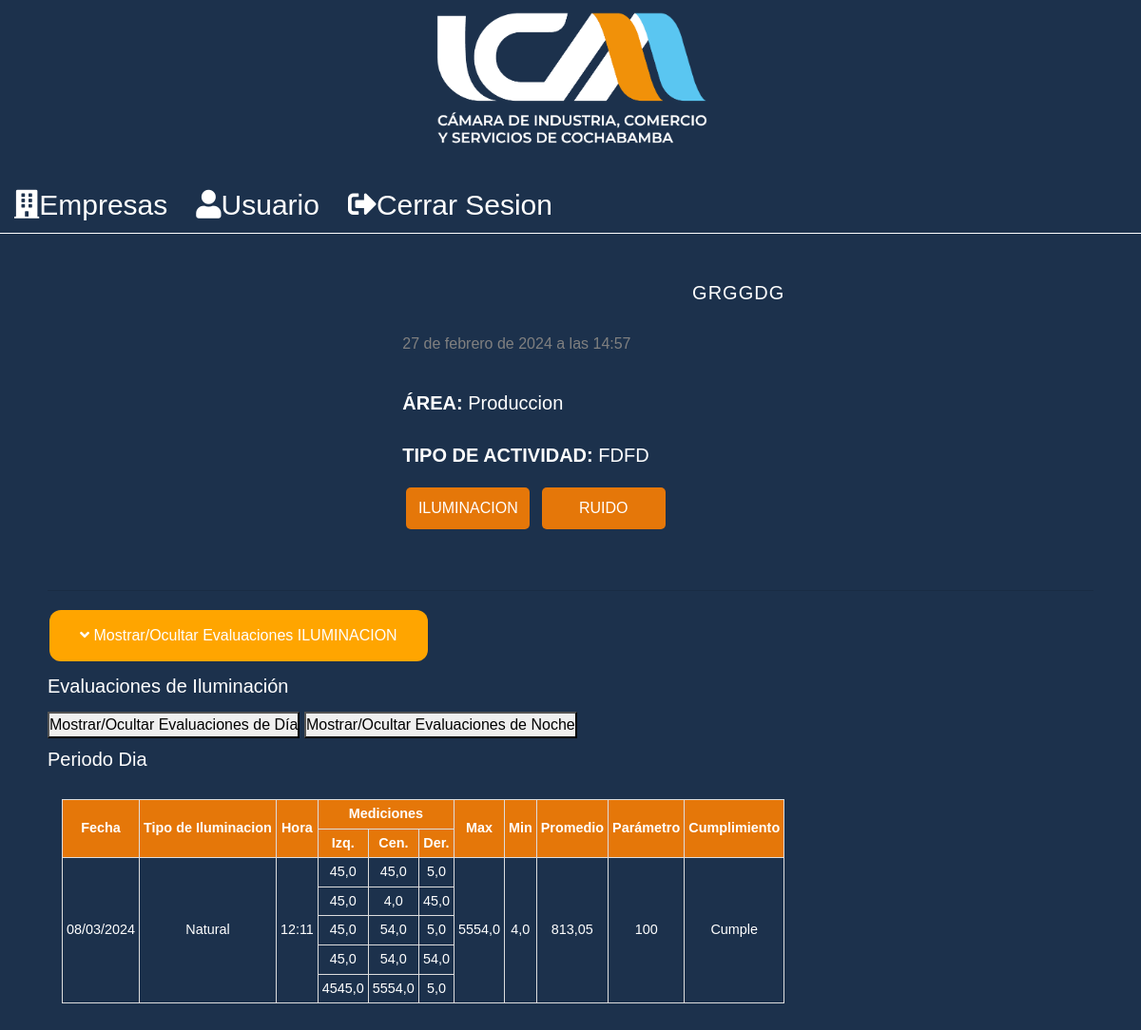
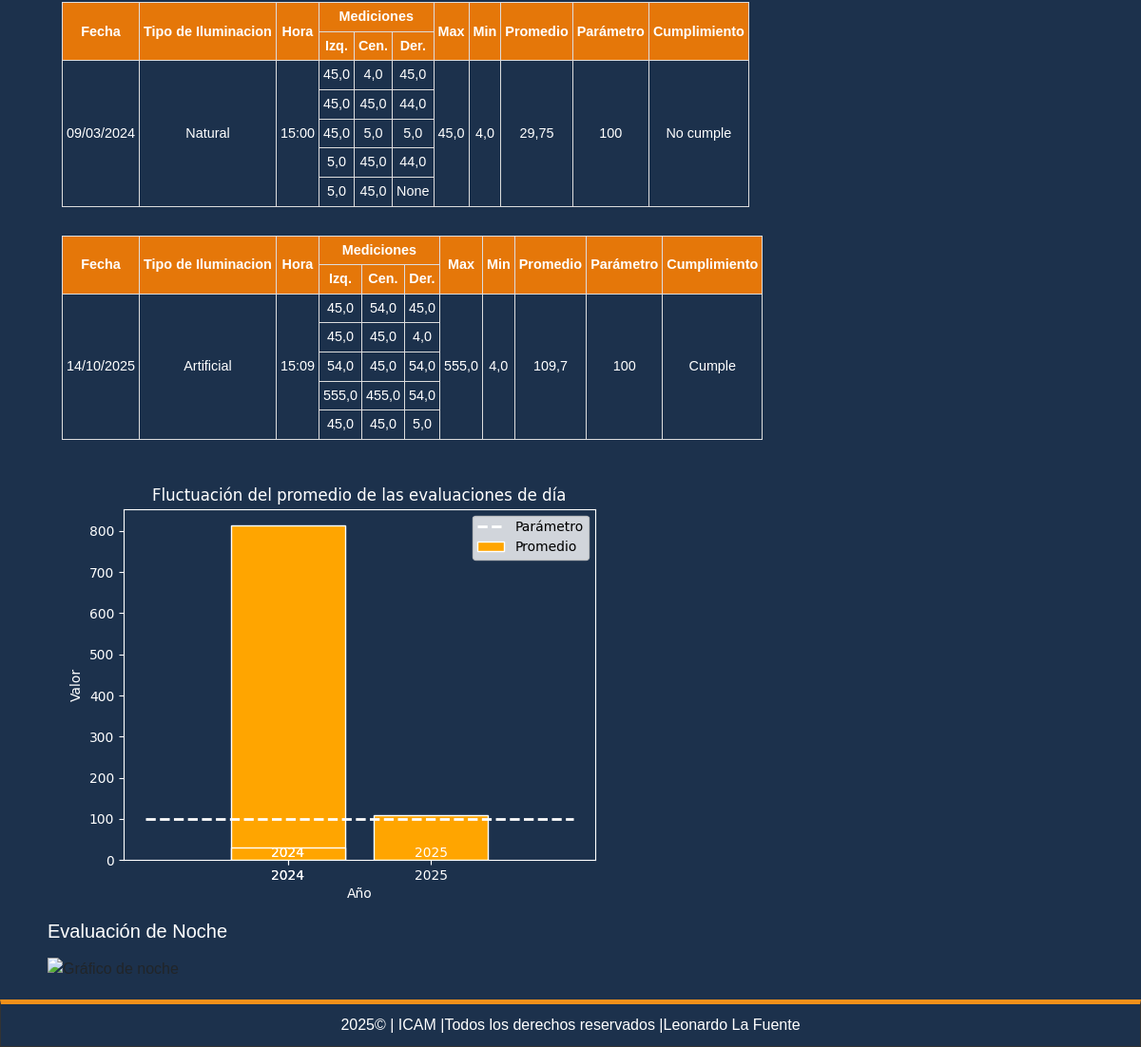
The app's page /puesto/59 (signed in) with its own data (2 pictures, top to bottom).
### record/models.py (models this page shows, shortened)
class Position(models.Model):
    name = models.CharField(max_length=200,verbose_name='Nombre del Puesto')
    activity_type = models.CharField(max_length=200,verbose_name='Tipo de Actividad')
    image = models.ImageField(default='null',verbose_name="Imagen",upload_to="positions")
    public=models.BooleanField(verbose_name="Publicado")
    created_at = models.DateTimeField(auto_now_add=True,verbose_name='Creado el')
    updated_at = models.DateTimeField(auto_now=True,verbose_name='Editado el')
    area = models.ForeignKey(Area, on_delete=models.CASCADE)
    class Meta:
        verbose_name='Puestos de Trabajo'
        verbose_name_plural='Puestos de Trabajo'
        ordering=['-created_at']

class Area(models.Model):
    name = models.CharField(max_length=200,verbose_name='Nombre del Area')
    description = models.TextField(verbose_name='Descripcion')
    created_at = models.DateTimeField(auto_now_add=True,verbose_name='Creado el')
    updated_at = models.DateTimeField(auto_now=True,verbose_name='Editado el')
    company = models.ForeignKey(Company, on_delete=models.CASCADE)
    class Meta:
        verbose_name='Area'
        verbose_name_plural='Areas'
    def __str__(self):
        return self.name

### ilupt/models.py (models this page shows)
class LightingEvaluation(models.Model):
    PERIOD_CHOICES = [
        ('Dia', 'Dia'),
        ('Noche', 'Noche'),
    ]
    TYPE_CHOICES = [
        ('Natural', 'Natural'),
        ('Artificial', 'Artificial'),
        ('Mixta', 'Mixta'),
    ]
    PARAMETER_CHOICES=[
        (50, '50'),
        (100, '100'),
        (300, '300'),
        (750, '750'),
        (3000, '3000+'),
    ]
    period = models.CharField(max_length=5, choices=PERIOD_CHOICES, verbose_name='Periodo')
    type = models.CharField(max_length=10, choices=TYPE_CHOICES, verbose_name='Tipo de Iluminación')
    time = models.TimeField(verbose_name='Hora')
    left_1 = models.FloatField(null=True, blank=True, verbose_name='Izq1')
    left_2 = models.FloatField(null=True, blank=True, verbose_name='Izq2')
    left_3 = models.FloatField(null=True, blank=True, verbose_name='Izq3')
    left_4 = models.FloatField(null=True, blank=True, verbose_name='Izq4')
    left_5 = models.FloatField(null=True, blank=True, verbose_name='Izq5')
    center_1 = models.FloatField(null=True, blank=True, verbose_name='Cen1')
    center_2 = models.FloatField(null=True, blank=True, verbose_name='Cen2')
    center_3 = models.FloatField(null=True, blank=True, verbose_name='Cen3')
    center_4 = models.FloatField(null=True, blank=True, verbose_name='Cen4')
    center_5 = models.FloatField(null=True, blank=True, verbose_name='Cen5')
    right_1 = models.FloatField(null=True, blank=True, verbose_name='Der1')
    right_2 = models.FloatField(null=True, blank=True, verbose_name='Der2')
    right_3 = models.FloatField(null=True, blank=True, verbose_name='Der3')
    right_4 = models.FloatField(null=True, blank=True, verbose_name='Der4')
    right_5 = models.FloatField(null=True, blank=True, verbose_name='Der5')
    average = models.FloatField(verbose_name='Promedio')
    maximum = models.FloatField(verbose_name='Máximo')
    minimum = models.FloatField(verbose_name='Mínimo')
    parameter = models.IntegerField(choices=PARAMETER_CHOICES, verbose_name='Parámetro')
    date = models.DateField(verbose_name='Fecha')
    observations = models.TextField(null=True, blank=True, verbose_name='Observaciones')
    suggestions = models.TextField(null=True, blank=True, verbose_name='Sugerencias')
    position = models.ForeignKey(Position, on_delete=models.CASCADE, null=True, blank=True, verbose_name='Posición')

### record/views.py (the view)
# urls.py: path('puesto/<int:position_id>',views.position,name="position"),
@login_required(login_url="login")
def position(request, position_id):
    position = get_object_or_404(Position, id=position_id)
    if not request.user.is_superuser and position.area.company.user != request.user:
        return HttpResponseForbidden("No tienes permiso para ver este puesto.")
    lighting_evaluations = LightingEvaluation.objects.filter(position=position)
    period = request.GET.get('period')
    if period in ['Dia', 'Noche']:
        lighting_evaluations = lighting_evaluations.filter(period=period)
    lighting_evaluations = lighting_evaluations.order_by('-date')
    ruido_evaluations = RuidoEvaluation.objects.filter(position=position)
    ruido_evaluations = ruido_evaluations.order_by('-date')
    return render(request, 'positions/detail.html', {
        'position': position,
        'lighting_evaluations': lighting_evaluations,
        'ruido_evaluations': ruido_evaluations
    })

### pages/context_processors.py (called while the page is built)
def get_pages(request):
    pages = Page.objects.filter(visible=True).order_by('order').values_list('id','title','slug')
    return {
        'pages':pages
    }

### record/processor.py (called while the page is built)
def get_areas(request):
    if request.user.is_authenticated and 'selected_company_id' in request.session:
        try:
            company = Company.objects.get(id=request.session['selected_company_id'])
            areas = Area.objects.filter(company=company).values_list('id', 'name')
            return {
                'areas': areas,
                'selected_company_id': request.session['selected_company_id'],
                'selected_area_id': request.session.get('selected_area_id', None)  # Agrega esta línea
            }
        except Company.DoesNotExist:
            return {
                'areas': [],
            }
    else:
        return {
            'areas': [],
        }

### record/templates/positions/detail.html (shortened to what this page needs)
{% extends "layouts/layout.html" %}
{%block content%}
<div class="position-container">
    <div class="position-info">
        <h1 class="title">{{position.name}}</h1>
        <span class="date"> {{position.created_at}}</span>
        <p class="content">
            <strong>ÁREA:</strong> {{position.area}}
        </p>
        <p>
            <strong>TIPO DE ACTIVIDAD:</strong> {{position.activity_type|safe}}
        </p>
        <div>
            <button class="btn-eva" type="button" onclick="location.href='{% url 'evaluacion_iluminacion' position.id %}'">ILUMINACION</button>
            <button class="btn-eva" type="button" onclick="location.href='{% url 'evaluacion_ruido' position.id %}'">RUIDO</button>
        </div>
        </div>
</div>
<hr>
<div id="iluminacion">
    {% if lighting_evaluations %}
        {% include "evaluations/ilu_pt.html"  %}
    {% endif %}
</div>
{%endblock%}

### record/templates/evaluations/ilu_pt.html (shortened to what this page needs)
<button id="toggleAllEvaluationsButton" style="background-color: orange; color: white; padding: 15px 32px; text-align: center; text-decoration: none; display: inline-block; font-size: 16px; margin: 4px 2px; cursor: pointer; border: none; border-radius: 12px;">
    <i class="fas fa-angle-down"></i> Mostrar/Ocultar Evaluaciones ILUMINACION
</button>
<div id="evaluationspt">
<h2>Evaluaciones de Iluminación</h2>
<button id="toggleDayEvaluationsButton">Mostrar/Ocultar Evaluaciones de Día</button>
<button id="toggleNightEvaluationsButton">Mostrar/Ocultar Evaluaciones de Noche</button>
    <div id="dayEvaluations">
        <h3>Periodo Dia</h3>
    {% for evaluation in lighting_evaluations|dictsort:"date" %}
        {% if evaluation.period == "Dia" %}
            <div class="evaluation">
                <div class="evaluation-box">
                    <table class="styled-table">
                        <tr>
                            <th rowspan="2">Fecha</th>
                            <th rowspan="2">Tipo de Iluminacion</th>
                            <th rowspan="2">Hora</th>
                            <th colspan="3">Mediciones</th>
                            <th rowspan="2">Max</th>
                            <th rowspan="2">Min</th>
                            <th rowspan="2">Promedio</th>
                            <th rowspan="2">Parámetro</th>
                            <th rowspan="2">Cumplimiento</th>
                        </tr>
                        <tr>
                            <th>Izq.</th>
                            <th>Cen.</th>
                            <th>Der.</th>
                        </tr>
                        <tr>
                            <td rowspan="5">{{ evaluation.date |date:"d/m/Y"}}</td>
                            <td rowspan="5">{{ evaluation.type }}</td>
                            <td rowspan="5">{{ evaluation.time }}</td>
                            <td>{{ evaluation.left_1 }}</td>
                            <td>{{ evaluation.center_1 }}</td>
                            <td>{{ evaluation.right_1 }}</td>
                            <td rowspan="5">{{ evaluation.maximum }}</td>
                            <td rowspan="5">{{ evaluation.minimum }}</td>
                            <td rowspan="5">{{ evaluation.average }}</td>
                            <td rowspan="5">{{ evaluation.parameter }}</td>
                            <td rowspan="5">{% if evaluation.average > evaluation.parameter %}Cumple{% else %}No cumple{% endif %}</td>
                        </tr>
                        <tr>
                            <td>{{ evaluation.left_2 }}</td>
                            <td>{{ evaluation.center_2 }}</td>
                            <td>{{ evaluation.right_2 }}</td>
                        </tr>
                        <tr>
                            <td>{{ evaluation.left_3 }}</td>
                            <td>{{ evaluation.center_3 }}</td>
                            <td>{{ evaluation.right_3 }}</td>
                        </tr>
                        <tr>
                            <td>{{ evaluation.left_4 }}</td>
                            <td>{{ evaluation.center_4 }}</td>
                            <td>{{ evaluation.right_4 }}</td>
                        </tr>
                        <tr>
                            <td>{{ evaluation.left_5 }}</td>
                            <td>{{ evaluation.center_5 }}</td>
                            <td>{{ evaluation.right_5 }}</td>
                        </tr>
                    </table>
                </div>
             </div>
        {% endif %}
    {% endfor %}
    <img src="{% url 'graph_day' position.id %}" alt="Gráfico de día">
    </div>
    <div id="nightEvaluations">
        <h3>Evaluación de Noche</h3>
        <img src="{% url 'graph_night' position.id %}" alt="Gráfico de noche">
    </div>

### mainapp/static/css/styles.css (style rules this page uses)
* { margin: 0px; padding: 0px; font-family:Verdana, Geneva, Tahoma, sans-serif; text-decoration: none; }
.box p,.box h1, .box h2, .box h3 ,.box ul { margin-top: 10px; margin-bottom: 15px; color: white; font-size: 20px; }
body { background-color: #1c314c; }
.title { color:#1c314c; letter-spacing: 1px; font-size: 30px; margin-bottom: 4px ; margin-top: 5px; }
.box table { background: #444; padding: 2px; }
.date { display: block; margin-top:15px ; margin-bottom: 25px; color: gray; }
.content { line-height: 30px; }
.position-container { display: flex; justify-content: space-between; align-items: center; padding: 20px; }
.position-info { flex: 2; display: flex; flex-direction: column; justify-content: center; }
.position-info .title { text-align: center; }
.btn-eva { background-color: #ff8000e2; border: none; color: white; padding: 10px; text-align: center; text-decoration: none; display: inline-block; font-size: 16px; margin: 4px; cursor: pointer; border-radius: 5px; width: 130px; }
.styled-table { border-collapse: collapse; margin: 10px; font-size: 0.9em; font-family: sans-serif; min-width: 400px; }
.styled-table th, .styled-table td { padding: 4px; text-align: center; border: 1px solid #dddddd; }
.styled-table th { color: white; background-color: #ff8000e2; }
.styled-table tr { border-bottom: 1px solid #dddddd; background-color: #1c314c; color: white; }
.evaluation-box { padding: 5px; }
.styled-table th, .styled-table td { word-wrap: break-word; max-width: 150px; }

### records on screen
Position: name "GRGGDG", created_at "27 de febrero de 2024 a las 14:57", area "Produccion", activity_type "FDFD"
LightingEvaluation: date "08/03/2024", type "Natural", time "12:11", left_1 "45,0", center_1 "45,0", right_1 "5,0", maximum "5554,0", minimum "4,0", average "813,05", parameter "100", shows "Cumple", left_2 "45,0", center_2 "4,0", right_2 "45,0", left_3 "45,0", center_3 "54,0", right_3 "5,0", left_4 "45,0", center_4 "54,0", right_4 "54,0", left_5 "4545,0", center_5 "5554,0", right_5 "5,0"
LightingEvaluation: date "09/03/2024", type "Natural", time "15:00", left_1 "45,0", center_1 "4,0", right_1 "45,0", maximum "45,0", minimum "4,0", average "29,75", parameter "100", shows "No cumple", left_2 "45,0", center_2 "45,0", right_2 "44,0", left_3 "45,0", center_3 "5,0", right_3 "5,0", left_4 "5,0", center_4 "45,0", right_4 "44,0", left_5 "5,0", center_5 "45,0", right_5 "None"
LightingEvaluation: date "14/10/2025", type "Artificial", time "15:09", left_1 "45,0", center_1 "54,0", right_1 "45,0", maximum "555,0", minimum "4,0", average "109,7", parameter "100", shows "Cumple", left_2 "45,0", center_2 "45,0", right_2 "4,0", left_3 "54,0", center_3 "45,0", right_3 "54,0", left_4 "555,0", center_4 "455,0", right_4 "54,0", left_5 "45,0", center_5 "45,0", right_5 "5,0"
